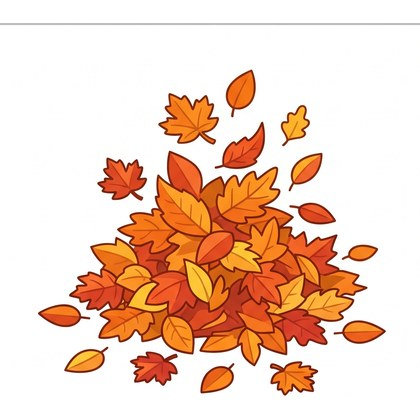
#> input picture yle-img/words/autumn-leaves.jpg, 420 x 420 px
$ python -i yle_slice_sheet.py   (imports and definitions only)
#> lines starting #> are read from the running program, lines starting #| are printed output that depends on the picture; after the words box and inside, x2 and y2 are one past the last pixel; in counts of white or black regions, pixels touching at a corner belong together
#> further down, picture is the input picture: PIL image 420x420 RGB; mean R, G, B 240.8, 209.9, 192.2
"""Recorta una LAMINA-rejilla de Gemini en imagenes individuales por palabra.

En vez de generar 191 imagenes sueltas, se genera una lamina con N objetos en
rejilla (p. ej. 4x3 = 12), se baja a mano, y este script la parte en celdas,
recorta el margen blanco de cada una, la cuadra sobre blanco (420) y la guarda
como yle-img/words/<slug>.jpg en el ORDEN que se le pasa. Luego regenera
index.json.

Uso:
  python tools/yle_slice_sheet.py --img "C:\\...\\Downloads\\animales1.png" \\
      --cols 4 --rows 3 \\
      --words "dog,cat,bird,cow,duck,elephant,fish,frog,horse,monkey,rabbit,sheep"

  # ver el recorte sin guardar en la libreria (deja un _preview.jpg):
  python tools/yle_slice_sheet.py --img ... --cols 4 --rows 3 --words "..." --preview

El orden de --words es fila por fila, de izquierda a derecha, de arriba abajo,
el MISMO que se le pidio a Gemini en el prompt.
"""
import argparse, glob, json, os, re
from PIL import Image, ImageChops

ROOT = os.path.dirname(os.path.dirname(os.path.abspath(__file__)))
WORDS = os.path.join(ROOT, "yle-img", "words")
SIZE = 420


# [5 lines left out: function wslug, not called in this run]


def trim_white(im, thr=245):
    """Recorta el marco blanco alrededor del dibujo."""
#> called with thr = 245
    g = im.convert("RGB")
    bg = Image.new("RGB", g.size, (255, 255, 255))
#> bg: PIL image 420x420 RGB; every value is 255
    diff = ImageChops.difference(g, bg).convert("L").point(lambda p: 255 if p > (255 - thr) else 0)
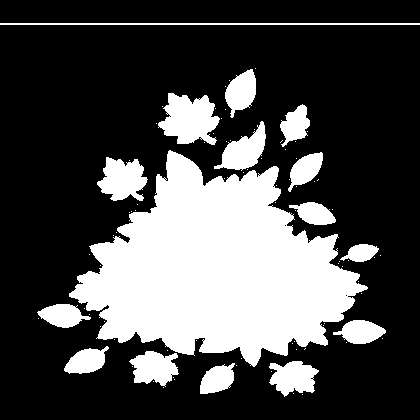
#> diff: PIL image 420x420 L; 29.4% white; 89 white regions (73 under 20 px), largest, box (x1, y1, x2, y2) and area: (69, 150, 368, 367) 36794, (158, 93, 220, 145) 2156, (97, 157, 148, 201) 1500
    bbox = diff.getbbox()
#> bbox = (0, 23, 420, 397)
    if bbox:
        # un pequeno colchon
        x0, y0, x1, y1 = bbox
#> x0 = 0; y0 = 23; x1 = 420; y1 = 397
        pad = 4
        x0 = max(0, x0 - pad); y0 = max(0, y0 - pad)
#> after `y0 = max(0, y0 - pad)`: y0 = 19
        x1 = min(g.width, x1 + pad); y1 = min(g.height, y1 + pad)
#> after `y1 = min(g.height, y1 + pad)`: y1 = 401
        return im.crop((x0, y0, x1, y1))
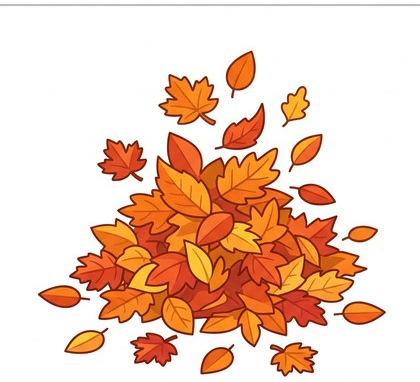
#> returned value: PIL image 420x382 RGB; mean R, G, B 239.4, 205.5, 185.9
    return im


# [54 lines left out: functions square, rebuild_index, main, not called in this run]


# [2 lines not run here, left out]

>>> from PIL import Image
>>> picture = Image.open('../yle-img/words/autumn-leaves.jpg')
>>> result = trim_white(picture)

$ run again, on yle-img/words/ice-skates.jpg
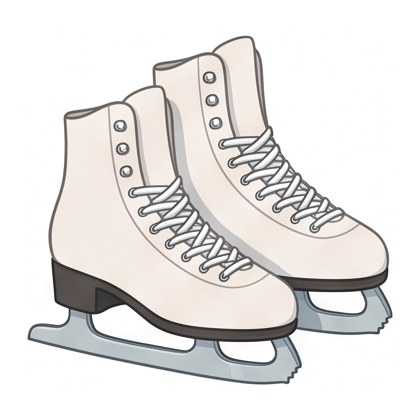
#> input picture yle-img/words/ice-skates.jpg, 420 x 420 px
#> picture is the input picture: PIL image 420x420 RGB; mean R, G, B 230.8, 228.8, 227.3
#> bg: PIL image 420x420 RGB; every value is 255
#> in trim_white, `diff = ImageChops.difference(g, bg).convert("L").point(lambda p: 255 i..`:
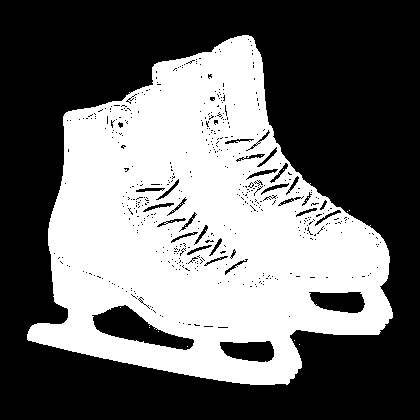
#> diff: PIL image 420x420 L; 42.1% white; 13 white regions (12 under 20 px), largest, box (x1, y1, x2, y2) and area: (27, 35, 393, 385) 74272
#> bbox = (27, 35, 393, 385)
#> in trim_white, `x0, y0, x1, y1 = bbox`: x0 = 27; y0 = 35; x1 = 393; y1 = 385
#> in trim_white, `x0 = max(0, x0 - pad)`: x0 = 23
#> in trim_white, `y0 = max(0, y0 - pad)`: y0 = 31
#> in trim_white, `x1 = min(g.width, x1 + pad)`: x1 = 397
#> in trim_white, `y1 = min(g.height, y1 + pad)`: y1 = 389
#> in trim_white, `return im.crop((x0, y0, x1, y1))`:
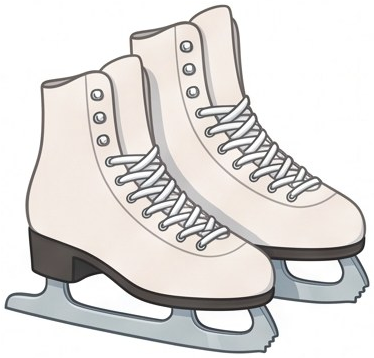
#> returned value: PIL image 374x358 RGB; mean R, G, B 223.2, 220.5, 218.5

$ run again, on yle-img/words/milk.jpg
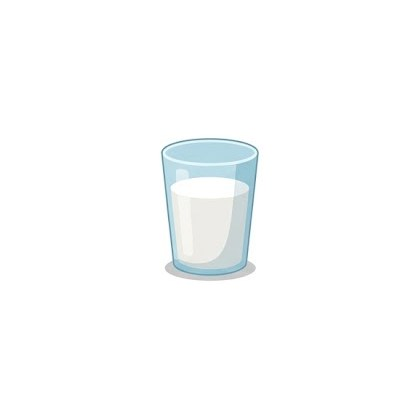
#> input picture yle-img/words/milk.jpg, 420 x 420 px
#> picture is the input picture: PIL image 420x420 RGB; mean R, G, B 251.5, 252.7, 252.9
#> bg: PIL image 420x420 RGB; every value is 255
#> in trim_white, `diff = ImageChops.difference(g, bg).convert("L").point(lambda p: 255 i..`:
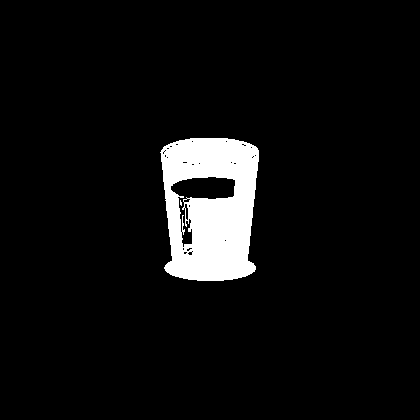
#> diff: PIL image 420x420 L; 6.1% white; 2 white regions (1 under 20 px), largest, box (x1, y1, x2, y2) and area: (160, 138, 259, 281) 10669
#> bbox = (160, 138, 259, 281)
#> in trim_white, `x0, y0, x1, y1 = bbox`: x0 = 160; y0 = 138; x1 = 259; y1 = 281
#> in trim_white, `x0 = max(0, x0 - pad)`: x0 = 156
#> in trim_white, `y0 = max(0, y0 - pad)`: y0 = 134
#> in trim_white, `x1 = min(g.width, x1 + pad)`: x1 = 263
#> in trim_white, `y1 = min(g.height, y1 + pad)`: y1 = 285
#> in trim_white, `return im.crop((x0, y0, x1, y1))`:
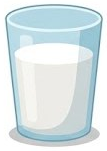
#> returned value: PIL image 107x151 RGB; mean R, G, B 217.2, 229.6, 231.9
